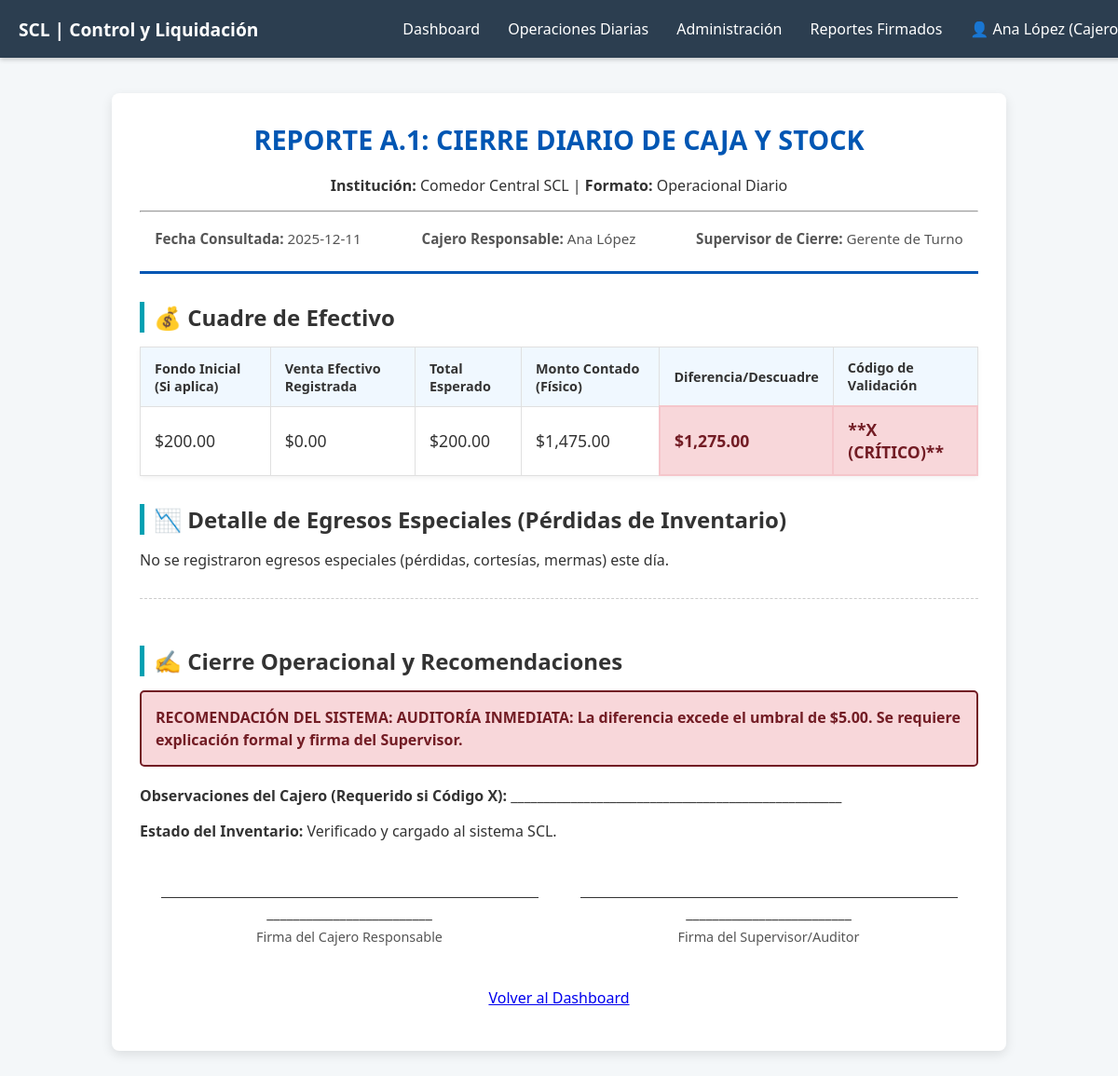
/reporte_a1.php (signed in), run on the app's committed database.
### tables this page shows
CREATE TABLE `parametros_negocio` (
  `id_parametro` int(11) NOT NULL,
  `umbral_tolerancia_efectivo` decimal(5,2) NOT NULL DEFAULT 5.00,
  `umbral_conciliacion_bancaria` decimal(5,2) NOT NULL DEFAULT 2.00,
  `efectivo_requiere_conteo_inicial` tinyint(1) NOT NULL DEFAULT 1
);

### reporte_a1.php (the view, shortened to what this page needs)
<?php
include 'includes/db_connect.php';
$fecha_reporte = '2025-12-11';
$cajero_responsable = $_SESSION['user_full_name'] ?? 'N/A';
$supervisor_cierre = 'Gerente de Turno';
$conteo_manual_efectivo = 1475.00;
$fondo_caja_inicial = 200.00;
$sql_params = "SELECT umbral_tolerancia_efectivo, efectivo_requiere_conteo_inicial FROM parametros_negocio WHERE id_parametro = 1";
$resultado_params = $conn->query($sql_params);
$params = ($resultado_params && $resultado_params->num_rows > 0) ? $resultado_params->fetch_assoc() : [];
$umbral_tolerancia = $params['umbral_tolerancia_efectivo'] ?? 5.00;
$requiere_conteo_inicial = $params['efectivo_requiere_conteo_inicial'] ?? 1;
$sql_efectivo = "SELECT SUM(monto_venta) AS total_registrado FROM transacciones
                 WHERE fecha_venta = '{$fecha_reporte}' AND tipo_cobro = 'Efectivo' AND es_egreso = 0";
$resultado_efectivo = $conn->query($sql_efectivo);
$total_registrado = ($resultado_efectivo && $resultado_efectivo->num_rows > 0)
    ? $resultado_efectivo->fetch_assoc()['total_registrado'] ?? 0.00
    : 0.00;
$total_efectivo_esperado = $total_registrado;
if ($requiere_conteo_inicial) {
    $total_efectivo_esperado += $fondo_caja_inicial;
}
$diferencia = $conteo_manual_efectivo - $total_efectivo_esperado;
if (abs($diferencia) > $umbral_tolerancia) {
    $codigo_final = 'X (CRÍTICO)';
    $clase_alerta = 'alerta-roja';
    $recomendacion = 'AUDITORÍA INMEDIATA: La diferencia excede el umbral de $' . number_format($umbral_tolerancia, 2) . '. Se requiere explicación formal y firma del Supervisor.';
} else {
    $codigo_final = 'Z (TOLERADO)';
    $clase_alerta = 'alerta-verde';
    $recomendacion = 'OK: Cierre dentro de la tolerancia de $' . number_format($umbral_tolerancia, 2) . '.';
}
$sql_egresos = "SELECT
    dt.id_detalle,
    i.nombre_producto,
    dt.cantidad,
    dt.motivo,
    dt.usuario_autorizador,
    (dt.cantidad * i.costo_unitario) AS costo_asociado
FROM detalle_transaccion dt
JOIN transacciones t ON dt.id_transaccion_fk = t.id_transaccion -- CORRECCIÓN: Usar id_transaccion
JOIN inventario i ON dt.id_producto_fk = i.id_producto
WHERE t.fecha_venta = '{$fecha_reporte}' AND t.es_egreso = 1";
$resultado_egresos = $conn->query($sql_egresos);
$total_costo_egresos = 0;
?>
<!DOCTYPE html>
<html lang="es">
<head>
    <link rel="stylesheet" href="css/style.css" media="all">
</head>
<body>
    <?php include 'includes/menu.php'; ?>
    <div class="report-container">
        <header class="report-header">
            <h1>REPORTE A.1: CIERRE DIARIO DE CAJA Y STOCK</h1>
            <p><strong>Institución:</strong> Comedor Central SCL | <strong>Formato:</strong> Operacional Diario</p>
            <hr>
            <div class="metadata">
                <span><strong>Fecha Consultada:</strong> <?php echo $fecha_reporte; ?></span><br>
                <span><strong>Cajero Responsable:</strong> <?php echo $cajero_responsable; ?></span><br>
                <span><strong>Supervisor de Cierre:</strong> <?php echo $supervisor_cierre; ?></span>
            </div>
        </header>
        <section class="cuadre-caja">
            <h2>💰 Cuadre de Efectivo</h2>
            <table>
                <tr>
                    <th>Fondo Inicial (Si aplica)</th>
                    <th>Venta Efectivo Registrada</th>
                    <th>Total Esperado</th>
                    <th>Monto Contado (Físico)</th>
                    <th>Diferencia/Descuadre</th>
                    <th>Código de Validación</th>
                </tr>
                <tr>
                    <td>$<?php echo number_format($requiere_conteo_inicial ? $fondo_caja_inicial : 0.00, 2); ?></td>
                    <td>$<?php echo number_format($total_registrado, 2); ?></td>
                    <td>$<?php echo number_format($total_efectivo_esperado, 2); ?></td>
                    <td>$<?php echo number_format($conteo_manual_efectivo, 2); ?></td>
                    <td class="<?php echo $clase_alerta; ?>" style="font-weight: bold;">
                        $<?php echo number_format($diferencia, 2); ?>
                    </td>
                    <td class="<?php echo $clase_alerta; ?>">
                        **<?php echo $codigo_final; ?>**
                    </td>
                </tr>
            </table>
        </section>
        <section class="detalle-egresos">
            <h2>📉 Detalle de Egresos Especiales (Pérdidas de Inventario)</h2>
            <?php if ($resultado_egresos && $resultado_egresos->num_rows > 0): ?>
                <table>
                    <tr>
                        <th>ID Reg.</th>
                        <th>Producto</th>
                        <th>Cantidad</th>
                        <th>Motivo del Egreso</th>
                        <th>Autorizador</th>
                        <th>Costo Asociado</th>
                    </tr>
                    <?php while($egreso = $resultado_egresos->fetch_assoc()):
                        $total_costo_egresos += $egreso['costo_asociado'];
                    ?>
                    <tr>
                        <td><?php echo $egreso['id_detalle']; ?></td>
                        <td><?php echo $egreso['nombre_producto']; ?></td>
                        <td><?php echo $egreso['cantidad']; ?></td>
                        <td><?php echo $egreso['motivo']; ?></td>
                        <td><?php echo $egreso['usuario_autorizador']; ?></td>
                        <td>$<?php echo number_format($egreso['costo_asociado'], 2); ?></td>
                    </tr>
                    <?php endwhile; ?>
                    <tfoot>
                        <tr>
                            <td colspan="5" style="text-align: right;"><strong>COSTO TOTAL DE EGRESOS DEL TURNO:</strong></td>
                            <td style="font-weight: bold;">$<?php echo number_format($total_costo_egresos, 2); ?></td>
                        </tr>
                    </tfoot>
                </table>
            <?php else: ?>
                <p>No se registraron egresos especiales (pérdidas, cortesías, mermas) este día.</p>
            <?php endif; ?>
        </section>
        <section class="cierre-final">
            <h2>✍️ Cierre Operacional y Recomendaciones</h2>
            <div class="recomendacion <?php echo $clase_alerta; ?>">
                <strong>RECOMENDACIÓN DEL SISTEMA:</strong> <?php echo $recomendacion; ?>
            </div>
            <p><strong>Observaciones del Cajero (Requerido si Código X):</strong> __________________________________________________</p>
            <p><strong>Estado del Inventario:</strong> Verificado y cargado al sistema SCL.</p>
            <div class="firmas">
                <div class="firma-box">
                    <span>_________________________</span>
                    <p>Firma del Cajero Responsable</p>
                </div>
                <div class="firma-box">
                    <span>_________________________</span>
                    <p>Firma del Supervisor/Auditor</p>
                </div>
            </div>
        </section>
        <p class="back-link"><a href="dashboard.php">Volver al Dashboard</a></p>
    </div>
</body>
</html>

### css/style.css (style rules this page uses)
body { font-family: 'Segoe UI', Tahoma, Geneva, Verdana, sans-serif; background-color: #f4f7f9; margin: 0; padding: 20px; color: #333; }
.report-container { max-width: 900px; margin: 20px auto; background-color: #ffffff; box-shadow: 0 4px 12px rgba(0, 0, 0, 0.1); padding: 30px; border-radius: 8px; }
.report-header { text-align: center; padding-bottom: 15px; border-bottom: 3px solid #0056b3; margin-bottom: 25px; }
.report-header h1 { color: #0056b3; font-size: 1.8em; margin-top: 0; }
.metadata { display: flex; justify-content: space-around; padding: 10px 0; font-size: 0.95em; color: #555; }
h2 { border-left: 5px solid #00a0b2; padding-left: 10px; color: #333; margin-top: 30px; margin-bottom: 15px; }
table { width: 100%; border-collapse: collapse; margin: 15px 0; box-shadow: 0 2px 5px rgba(0, 0, 0, 0.05); }
th, td { border: 1px solid #e0e0e0; padding: 12px 15px; text-align: left; font-size: 0.9em; }
th { background-color: #f0f8ff; color: #333; font-weight: bold; }
.alerta-roja { background-color: #f8d7da; font-weight: bold; color: #721c24; border: 2px solid #f5c6cb; }
.cuadre-caja table td { font-size: 1.1em; }
.cierre-final { text-align: left; padding-top: 20px; margin-top: 30px; border-top: 1px dashed #ccc; }
.recomendacion { padding: 15px; border-radius: 5px; margin-bottom: 20px; font-weight: bold; line-height: 1.5; }
.recomendacion.alerta-roja { border-color: #721c24; }
.firmas { display: flex; justify-content: space-around; margin-top: 60px; }
.firma-box { width: 45%; text-align: center; border-top: 1px solid #333; padding-top: 5px; }
.firma-box p { margin-top: 5px; font-size: 0.9em; color: #555; }
.back-link { text-align: center; margin-top: 30px; }
.report-container { margin-top: 80px; }

### data on the page
parametros_negocio: efectivo_requiere_conteo_inicial "200.00", umbral_tolerancia_efectivo "X (CRÍTICO)", umbral_tolerancia_efectivo "AUDITORÍA INMEDIATA: La diferencia excede el umbral de $5.00. Se requiere explicación formal y firma del Supervisor."

### other printed values
$user_display "Ana López…"
$fecha_reporte "2025-12-11"
$cajero_responsable "Ana López"
$supervisor_cierre "Gerente de Turno"
$total_registrado "0.00"
$total_efectivo_esperado "200.00"
$conteo_manual_efectivo "1,475.00"
$diferencia "1,275.00"
